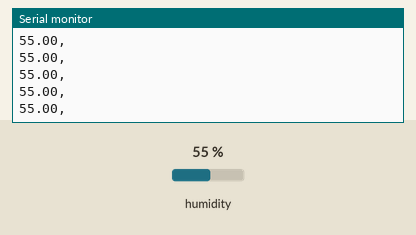
A sketch run on a simulated Arduino Uno, built with avr-gcc and run on an emulated ATmega328P. On the bench: the last lines printed to the serial monitor. The test bench sets the inputs (shaded band); at power-on: humidity 55 %.

Above: at 1.2 s.
1.3 s: humidity set to 22 %
At 1.31 s:
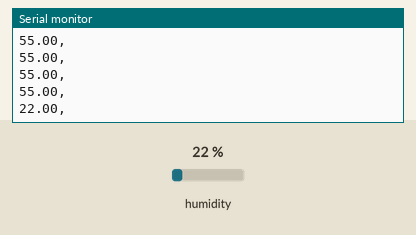
2.8 s: humidity set to 40 %
At 2.82 s:
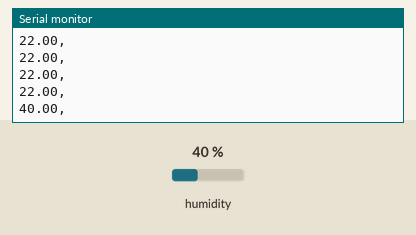
Timing chart, 0 to 5.8 s (numbered marks = the images above; inputs shaded):
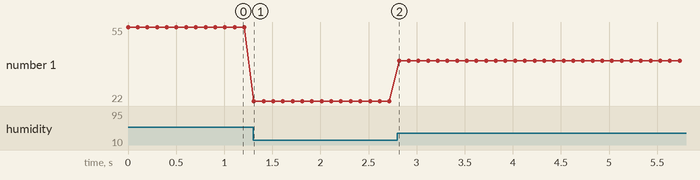

The sketch:

sketch_oct25a.ino
```cpp
#include "Arduino_SensorKit.h"

void setup() {
  Serial.begin(9600);
  Environment.begin();
}

void loop() {

  Serial.print(Environment.readHumidity()); //print humidity
  Serial.println(",");
  delay(100);

}

//source: https://sensorkit.arduino.cc/sensorkit/module/lessons/lesson/08-the-temperature-sensor
```

Measured:
- after the input at 1.3 s, the serial monitor: prints a new line at once (image 1)
- after the input at 2.8 s, the serial monitor: prints a new line at once (image 2)
- plotted number 1: 55 → 22 after the input at 1.3 s, 22 → 40 after the input at 2.8 s
